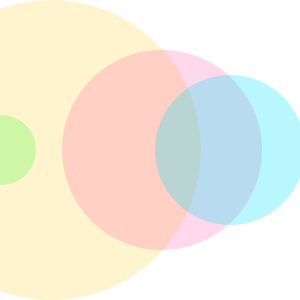
Frame 1 (no input)
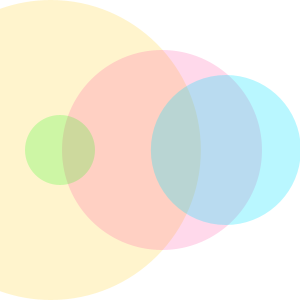
Frame 60 (the mouse pressed at the canvas centre just before this capture)
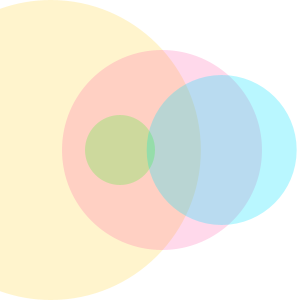
Frame 120 (the mouse held since frame 60 and released just before this capture)

The Processing sketch that drew these frames (run headless with seeded random() and noise(); from frame 60 on, the mouse is pressed at the canvas centre):

// Processing sketch: processing_33936
// ── processing_33936.pde

int x = 0;
int speed = 1;


void setup() {
  size(300,300);
  smooth();
  noStroke();
}

void draw() {
  background(255);
  float h = map(hour(),0,23,30,(width-30));
  float m = map(minute(),0,60,30,(width-30));
  float s = map(second(),0,60,(width-20), 30);

  fill(255,200,0,50);
  ellipse(h,150,300,300);
  
  fill(255,63,154,50);
  ellipse(m,150,200,200);
  
  fill(0,225,255,70);
  ellipse(s, 150,150,150);
  
 
  // Add the current speed to the x location.  
  x = x + speed;
   fill(0);
  // Remember, || means "or."
  if ((x > width) || (x < 0)) {
    // If the object reaches either edge, multiply speed by -1 to turn it around.
    speed = speed * -1;
  }
  
  // Display circle at x location 
  fill(0,255,0,50);
  ellipse(x,150,70,70);
  
}

void mouseMoved() {
  
}
